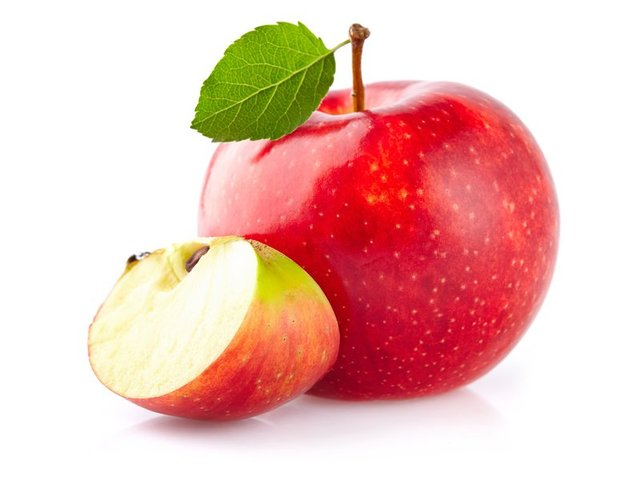
#> input picture temp_uploaded_image.jpg, 640 x 480 px
$ python -i cut_picture.py   (imports and definitions only)
#> lines starting #> are read from the running program, lines starting #| are printed output that depends on the picture; after the words box and inside, x2 and y2 are one past the last pixel; in counts of white or black regions, pixels touching at a corner belong together
import cv2
import numpy as np
import os

def cut_image(input_image_path):
#> called with input_image_path = 'temp_uploaded_image.jpg'
    image = cv2.imread(input_image_path)
#> image is the input picture: shape (480, 640, 3); mean B, G, R 183.6, 190.7, 236.7

    # Convert the image to grayscale
    gray = cv2.cvtColor(image, cv2.COLOR_BGR2GRAY)
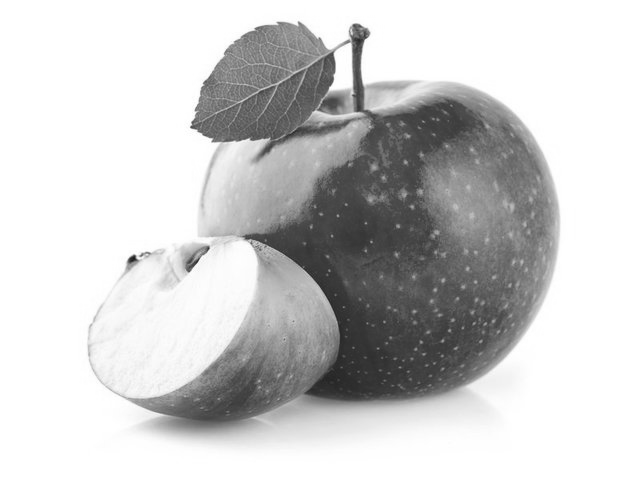
#> gray: shape (480, 640); min 27, max 255, mean 203.6

    # Apply binary thresholding
    _, binary = cv2.threshold(gray, 128, 255, cv2.THRESH_BINARY_INV + cv2.THRESH_OTSU)
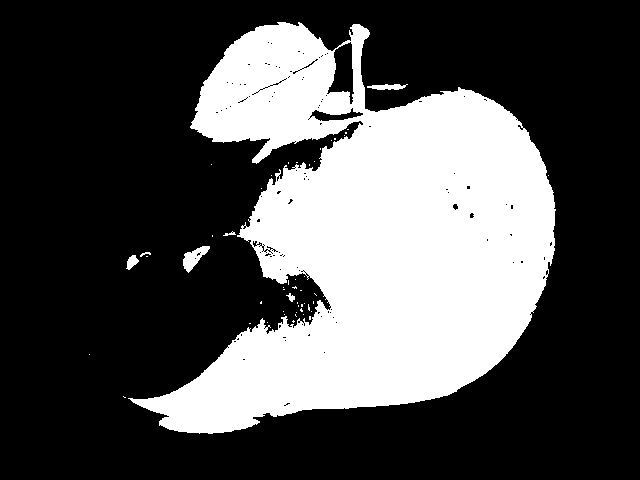
#> binary: shape (480, 640); 31.5% white; 51 white regions (44 under 20 px), largest, box (x1, y1, x2, y2) and area: (128, 22, 556, 434) 96035, (183, 246, 210, 273) 339, (367, 84, 408, 90) 167

    # Use morphological operations to clean the image
    kernel = cv2.getStructuringElement(cv2.MORPH_RECT, (10, 10))
    morphed = cv2.morphologyEx(binary, cv2.MORPH_CLOSE, kernel)
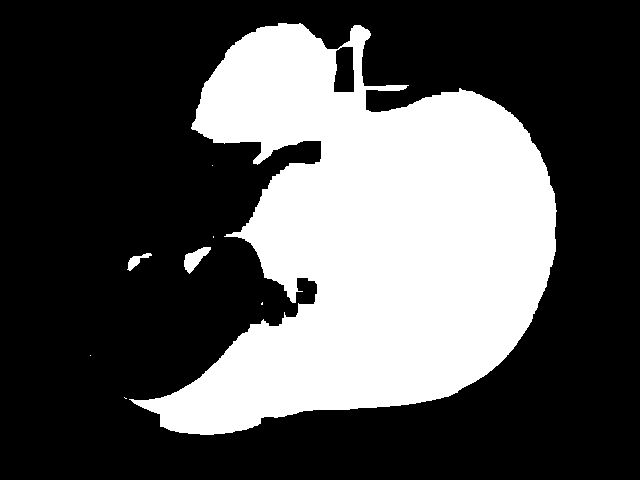
#> morphed: shape (480, 640); 32.5% white; 8 white regions (5 under 20 px)

    # Apply contours on the cleaned image
    contours, hierarchy = cv2.findContours(morphed, cv2.RETR_EXTERNAL, cv2.CHAIN_APPROX_SIMPLE)
#> contours = 8 contours, 5 with area under 20; largest, box (x1, y1, x2, y2) and area: (129, 23, 557, 435) 99044, (184, 247, 211, 274) 313, (127, 253, 152, 271) 134

    # Create an output directory for segmented objects
    output_dir = "segmented_objects_precise"
    os.makedirs(output_dir, exist_ok=True)

    # Set a minimum size threshold for filtering
    min_area = 3000  # Adjust this value based on your objects

    # Loop through contours and save only valid objects
    object_count = 0
    segmented_files = []
    for contour in contours:
        # Filter by contour area
        area = cv2.contourArea(contour)
        if area >= min_area:
            # Get bounding box coordinates
            x, y, w, h = cv2.boundingRect(contour)

            # Extract the object with some padding
            padding = 10  # Add padding to the bounding box
            x1, y1 = max(0, x - padding), max(0, y - padding)
            x2, y2 = min(image.shape[1], x + w + padding), min(image.shape[0], y + h + padding)
            object_image = image[y1:y2, x1:x2]

            # Save the segmented object
            object_path = os.path.join(output_dir, f"object_{object_count}.png")
            cv2.imwrite(object_path, object_image)
            segmented_files.append(object_path)
            object_count += 1
#> this loop made 8 passes
#> (area, x, y, w, h, padding, x1, y1) on pass 8: (99044, 129, 23, 428, 412, 10, 119, 13)
#> area on passes 4 to 5: 134, 313
#> after the loop, object_count = 1; segmented_files = ['segmented_objects_precise/object_0.png']

    print(f"Segmented and saved {object_count} objects. Saved in {output_dir}.")
#| Segmented and saved 1 objects. Saved in segmented_objects_precise.


>>> result = cut_image('temp_uploaded_image.jpg')
